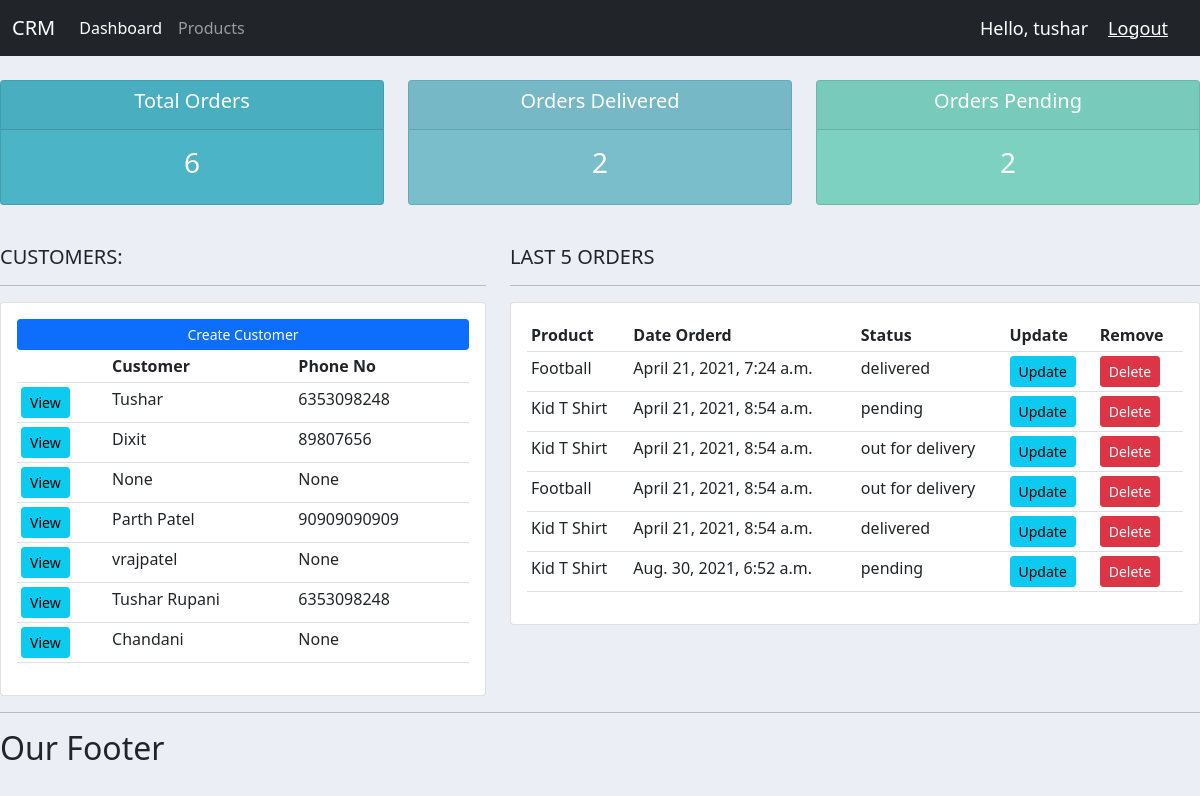
The app's page / (signed in) with its own data.
### accounts/models.py (models this page shows, shortened)
class Customer(models.Model):
    user = models.OneToOneField(User, null=True, blank=True, on_delete=models.CASCADE)
    name = models.CharField(max_length=200, null=True)
    phone = models.CharField(max_length=200, null=True)
    email = models.CharField(max_length=200, null=True)
    date_created = models.DateTimeField(auto_now_add=True, null=True)
    profile_pic = models.ImageField(null=True, default="andy.jpg", blank=True)

class Order(models.Model):
    STATUS = (
        ('pending','pending'),
        ('out for delivery', 'out for delivery'),
        ('delivered', 'delivered')
    )
    customer = models.ForeignKey(Customer, null=True, on_delete=models.SET_NULL)
    product = models.ForeignKey(Product, null=True, on_delete=models.SET_NULL)
    status = models.CharField(max_length=200, null=True, choices=STATUS)
    date_created = models.DateTimeField(auto_now_add=True, null=True)
    note = models.CharField(max_length=200, null=True)

class Product(models.Model):
    CATEGORY = (
        ('Indoor','Indoor'),
        ('Outdoor','Outdoor'),
    )
    name = models.CharField(max_length=200, null=True)
    price = models.FloatField(null=True)
    category = models.CharField(max_length=200, null=True, choices=CATEGORY)
    description = models.CharField(max_length=200, null=True)
    date_created = models.DateTimeField(auto_now_add=True, null=True)
    tag = models.ManyToManyField(Tag)
    def __str__(self):
        return self.name

### accounts/decorators.py (the view)
	def wrapper_function(request, *args, **kwargs):
		group = None
		if request.user.groups.exists():
			group = request.user.groups.all()[0].name
		if group == 'user':
			return redirect('user-page')
		if group == 'admin':
			return view_func(request, *args, **kwargs)

### accounts/views.py (called while the page is built)
@login_required(login_url = 'login')
@admin_only
def home(request):
    customers = Customer.objects.all()
    products = Order.objects.all()
    total_orders = products.count()
    delivered = products.filter(status='delivered').count()
    pending = products.filter(status='pending').count()
    context = {'customers':customers,'products':products, 'total_orders': total_orders, 'delivered':delivered, 'pending':pending}
    return render(request,'accounts/dashboard.html', context)

### accounts/templates/accounts/dashboard.html
{% extends 'accounts/main.html' %}
{% block content %}
{%  include 'accounts/status.html' %}
<br>
<div class="row">
	<div class="col-md-5">
		<h5>CUSTOMERS:</h5>
		<hr>
		<div class="card card-body">
			<a class="btn btn-primary  btn-sm btn-block" href="">Create Customer</a>
			<table class="table table-sm">
				<tr>
					<th></th>
					<th>Customer</th>
					<th>Phone No</th>
				</tr>
				{% for cust in customers %}
					<tr>
						<td><a href=" {% url 'customer' cust.id %}" class="btn btn-sm btn-info">View</a></td>
						<td>{{cust.name}}</td>
						<td>{{cust.phone}}</td>
					</tr>
				{% endfor %}
			</table>
		</div>
	</div>
	<div class="col-md-7">
		<h5>LAST 5 ORDERS</h5>
		<hr>
		<div class="card card-body">
			<table class="table table-sm">
				<tr>
					<th>Product</th>
					<th>Date Orderd</th>
					<th>Status</th>
					<th>Update</th>
					<th>Remove</th>
				</tr>
				{% for p in products %}
					<tr>
						<td>{{p.product}}</td>
						<td>{{p.date_created}}</td>
						<td>{{p.status}}</td>
						<td><a href="{% url 'update_order' p.id %}" class="btn btn-sm btn-info">Update</a></td>
						<td><a href="{% url 'delete_order' p.id %}" class="btn btn-sm btn-danger">Delete</a></td>
					</tr>
				{% endfor %}
			</table>
		</div>
	</div>
</div>
{% endblock %}

### accounts/templates/accounts/main.html (shortened to what this page needs)
{%load static%}
<!doctype html>
<html lang="en">
  <head>
    <link href="https://cdn.jsdelivr.net/npm/bootstrap@5.0.0-beta3/dist/css/bootstrap.min.css" rel="stylesheet">
    <link rel="stylesheet" type="text/css" href="{% static '/css/main.css' %}">
  </head>
  <body>
    {% include 'accounts/navbar.html' %}
    {% block content%}
    {% endblock %}
    <hr>
    <h2>Our Footer</h2>
  </body>
</html>

### accounts/templates/accounts/navbar.html (shortened to what this page needs)
<nav class="navbar navbar-expand-lg navbar-dark bg-dark">
    <div class="container-fluid">
      <a class="navbar-brand" href="{% url 'home' %}">CRM</a>
      <div class="collapse navbar-collapse" id="navbarNav">
        <ul class="navbar-nav">
          {% if request.user.is_staff %}
          <li class="nav-item">
            <a class="nav-link active" aria-current="page" href="{% url 'home' %}">Dashboard</a>
          </li>
          <li class="nav-item">
            <a class="nav-link" href="{% url 'products' %}">Products</a>
          </li>
          {% else %}
          <li class="nav-item">
            <a class="nav-link" href="{% url 'account' %}">Settings</a>
          </li>
          {% endif %}
        </ul>
      </div>
      <span class="hello-msg"> Hello, {{request.user}} </span>
      <span><a class="hello-msg" href="{% url 'logout' %}">Logout</a></span>
    </div>
  </nav>

### accounts/templates/accounts/status.html
<br>
<div class="row">
	<div class="col">
		<div class="col-md">
			<div class="card text-center text-white  mb-3" id="total-orders">
			  	<div class="card-header">
			  		<h5 class="card-title">Total Orders</h5>
			  	</div>
			  	<div class="card-body">
			    	<h3 class="card-title">{{total_orders}}</h3>
			  	</div>
			</div>
		</div>
	</div>
	<div class="col">
		<div class="col-md">
			<div class="card text-center text-white  mb-3" id="orders-delivered">
			  	<div class="card-header">
			  		<h5 class="card-title">Orders Delivered</h5>
			  	</div>
			  	<div class="card-body">
			    	<h3 class="card-title">{{delivered}}</h3>
			  	</div>
			</div>
		</div>
	</div>
	<div class="col">
		<div class="col-md">
			<div class="card text-center text-white  mb-3" id="orders-pending">
			  	<div class="card-header">
			  		<h5 class="card-title">Orders Pending</h5>
			  	</div>
			  	<div class="card-body">
			    	<h3 class="card-title">{{pending}}</h3>
			  	</div>
			</div>
		</div>
	</div>
</div>

### static/css/main.css (style rules this page uses)
body { background-color: #ebeff5; }
#total-orders { background-color: #4cb4c7; }
#orders-delivered { background-color: #7abecc; }
#orders-pending { background-color: #7CD1C0; }

### accounts/templates/accounts/navbar.html (style rules this page uses)
.hello-msg { font-size: 18px; color: #fff; margin-right: 20px; }

### records on screen
Customer: name "Tushar", phone "6353098248"
Customer: name "Dixit", phone "89807656"
Customer: name "None", phone "None"
Customer: name "Parth Patel", phone "90909090909"
Customer: name "vrajpatel", phone "None"
Customer: name "Tushar Rupani", phone "6353098248"
Customer: name "Chandani", phone "None"
Order: product "Football", date_created "April 21, 2021, 7:24 a.m.", status "delivered"
Order: product "Kid T Shirt", date_created "April 21, 2021, 8:54 a.m.", status "pending"
Order: product "Kid T Shirt", date_created "April 21, 2021, 8:54 a.m.", status "out for delivery"
Order: product "Football", date_created "April 21, 2021, 8:54 a.m.", status "out for delivery"
Order: product "Kid T Shirt", date_created "April 21, 2021, 8:54 a.m.", status "delivered"
Order: product "Kid T Shirt", date_created "Aug. 30, 2021, 6:52 a.m.", status "pending"

### other values on screen
{{ request.user }} "tushar"
{{ total_orders }} "6"
{{ delivered }} "2"
{{ pending }} "2"
